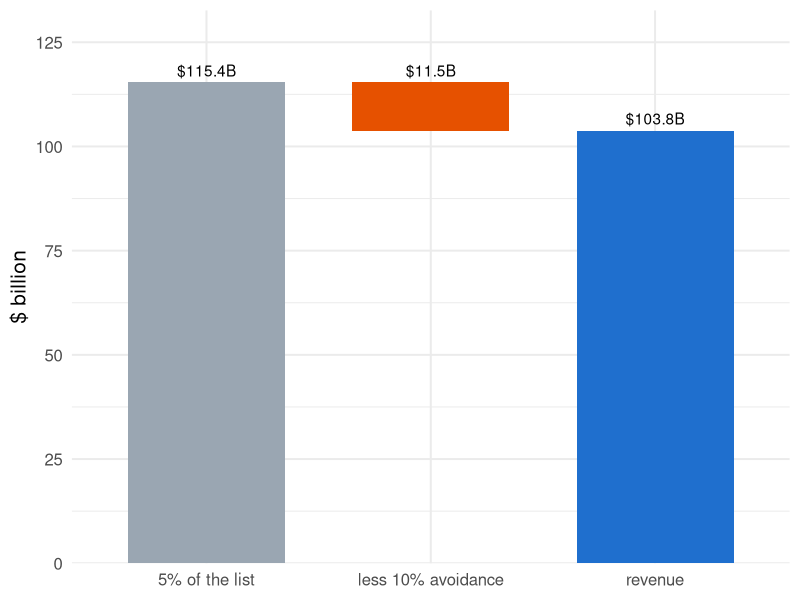
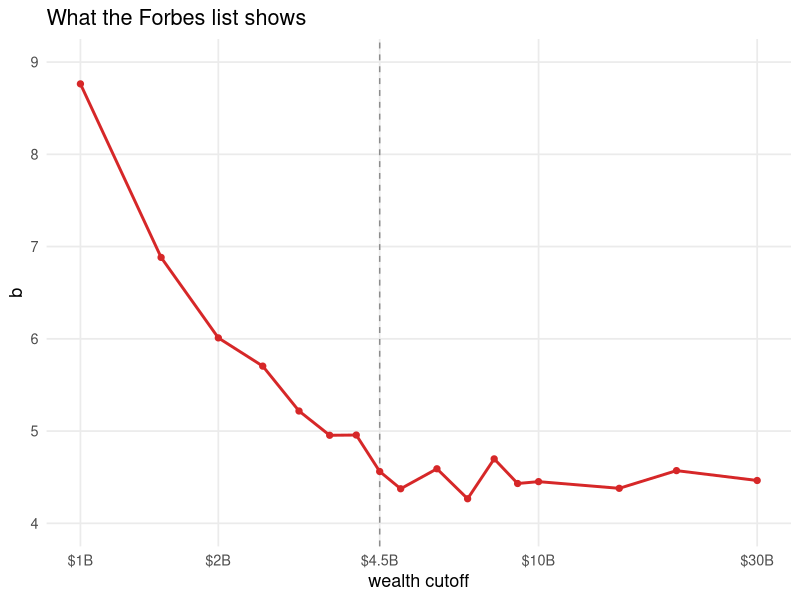
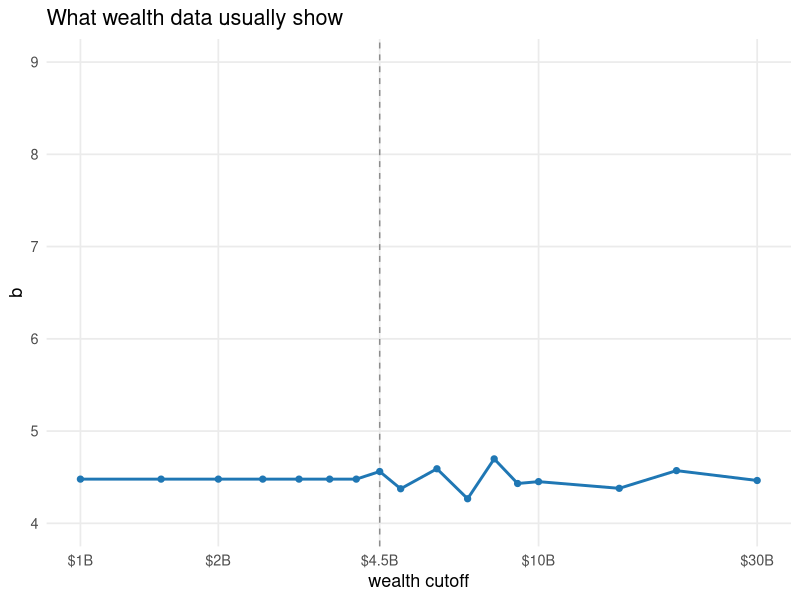
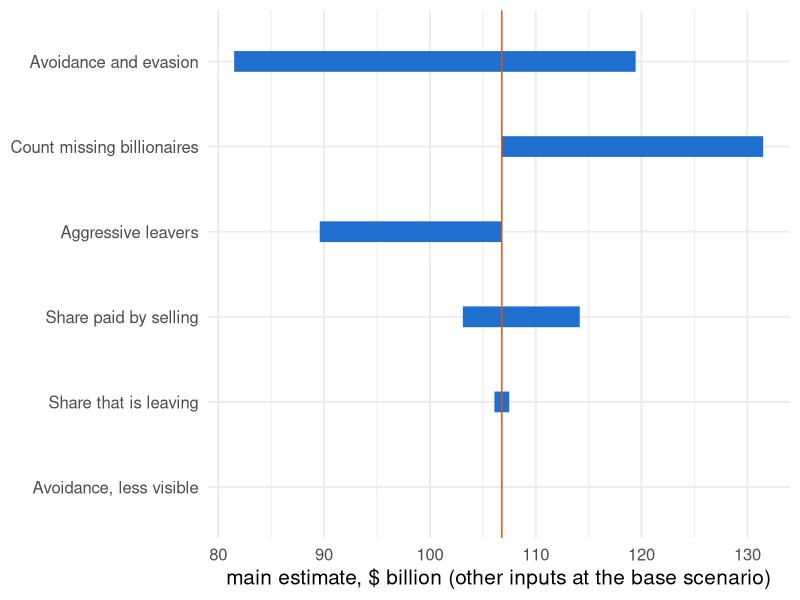

Generate these figures, in order, with R:
## ---- chunk 1
knitr::opts_chunk$set(
  echo = FALSE, fig.align = "center",
  fig.width = 10, fig.height = 4.2, dpi = 150,
  message = FALSE, warning = FALSE
)
library(ggplot2)
theme_set(theme_minimal(base_size = 15))

# Every number in this deck is read from the CSVs the targets pipeline writes
# (bsz-analysis/_targets.R: site_tab5_csv, site_inputs_csv,
# site_grid_csv, site_leavers_csv). Nothing below is retyped.
t5  <- read.csv("../data/tab5.csv")
ins <- read.csv("../data/inputs.csv", stringsAsFactors = FALSE)
grd <- read.csv("../data/grid.csv")
lv  <- read.csv("../data/leavers.csv", stringsAsFactors = FALSE)
tst <- read.csv("../data/test-results.csv", stringsAsFactors = FALSE)
W0 <- t5$wealth[1]; n0 <- t5$n_billionaires[1]
C  <- -t5$annual_ca_inctax_loss[1] / 0.05
a  <- t5$avoidance_rate[1]; m <- 0.5   # alpha and the movers' share of it (inputs.csv)
stopifnot(abs(a - 0.10) < 1e-9, abs(-a * m * C - t5$annual_ca_inctax_loss[1]) < 1e-9)
pct <- function(x, d = 0) paste0(formatC(100 * x, format = "f", digits = d), "%")
par <- read.csv("../data/pareto.csv"); ps <- read.csv("../data/pareto-summary.csv")
a_s <- 0.20                       # avoidance for the added, less visible fortunes (inputs.csv)
dW  <- t5$wealth[2] - W0          # wealth row 2 adds to the 1 July base
add_tax <- 0.05 * (1 - a_s) * dW; phase <- 0.025 * ps$fraction_in_phasein * dW
stopifnot(abs(t5$wealth_tax_revenue[1] + add_tax - phase - t5$wealth_tax_revenue[2]) < 1e-6)
bn <- function(x, d = 1) formatC(x, format = "f", digits = d, big.mark = ",")
row1 <- with(grd, avoidance == 0.10 & mobility_share == 0.5 & avoidance_small == 0.2 &
                  abs(sell_share - 1/3) < 1e-9 & pareto == 0 & leavers == 0)
## ---- chunk 2
d <- data.frame(
  step = factor(c("5% of the list", "less 10% avoidance", "revenue"),
                levels = c("5% of the list", "less 10% avoidance", "revenue")),
  value = c(0.05 * W0, -(0.05 * W0 - t5$wealth_tax_revenue[1]), t5$wealth_tax_revenue[1]))
d$start <- c(0, 0.05 * W0, 0); d$end <- d$start + d$value
ggplot(d, aes(x = step, xmin = as.numeric(step) - 0.35, xmax = as.numeric(step) + 0.35,
              ymin = start, ymax = end, fill = step)) +
  geom_rect() +
  geom_text(aes(y = pmax(start, end), label = paste0("$", bn(abs(value)), "B")), vjust = -0.5) +
  scale_y_continuous(expand = expansion(mult = c(0, 0.15))) +
  scale_fill_manual(values = c("#9aa6b2", "#e65100", "#1f6fce"), guide = "none") +
  labs(x = NULL, y = "$ billion")
## ---- chunk 3
pfig <- function(y, col, ttl) {
  ggplot(data.frame(cut = par$threshold_b, b = y), aes(cut, b)) +
    geom_vline(xintercept = 4.5, linetype = "dashed", colour = "grey55") +
    geom_line(colour = col, linewidth = 1) + geom_point(colour = col, size = 1.8) +
    scale_x_log10(breaks = c(1, 2, 4.5, 10, 30), labels = function(x) paste0("$", x, "B")) +
    scale_y_continuous(limits = c(4, 9)) +
    labs(x = "wealth cutoff", y = "b", title = ttl) +
    theme_minimal(base_size = 13) + theme(panel.grid.minor = element_blank())
}
## ---- chunk 4
pfig(par$pareto_b_emp, "#d62728", "What the Forbes list shows")
## ---- chunk 5
pfig(par$pareto_b_proj, "#1f77b4", "What wealth data usually show")
## ---- chunk 6
x <- lv
x$name <- tools::toTitleCase(x$name)
x$timing <- ifelse(grepl("^pre", x$timing), "before 1 Jan", "later")
x$wealth <- bn(x$wealth)
x$annual_inctax_loss <- bn(x$annual_inctax_loss, 3)
names(x) <- c("Person", "Left", "Wealth $B", "Inc. tax lost $B/yr")
knitr::kable(x, format = "html", align = "llrr")
## ---- chunk 7
# Present value of the yearly loss over BSZ's 5-year horizon at one rate, 3%, the middle
# of the RJKDC report's 1.5%-4.5% range. The reconciliation page averages over that range
# instead (comparison/R/model.R); the two agree to within $0.01B, checked here.
ann <- function(r, H = 5) (1 - (1 + r)^(-H)) / r
f5  <- ann(0.03)
ls_ <- read.csv("../../../comparison/export/r/loss.csv")
loss <- -t5$annual_ca_inctax_loss
stopifnot(abs(loss[1] * f5 - ls_$pv_5yr[ls_$source_id == "bsz_row1"]) < 0.01,
          abs(loss[3] * f5 - ls_$pv_5yr[ls_$source_id == "bsz_row3"]) < 0.01)
lab <- c("Base", "Missing billionaires", "Leavers", "Missing + leavers")
d <- data.frame(
  Scenario = lab,
  wt = paste0("$", bn(t5$wealth_tax_revenue, 1), "B"),
  it = paste0("+$", bn(t5$extra_ca_inctax_sales, 2), "B"),
  l5 = paste0("&minus;$", bn(loss * f5, 2), "B"),
  tot = paste0("$", bn(t5$wealth_tax_revenue + t5$extra_ca_inctax_sales - loss * f5, 1), "B"))
en <- read.csv("../../../comparison/export/r/ends.csv")
stopifnot(abs(t5$wealth_tax_revenue[1] + t5$extra_ca_inctax_sales[1] - loss[1] * f5 -
              en$bsz_model[en$horizon_setting == "own" & en$output == "b"]) < 0.01)
d[1, ] <- paste0("<b>", d[1, ], "</b>")
d$tot[1] <- paste0('<span style="display:inline-block; background:#fff3e0; border:2px solid #e65100; ',
                   'padding:1px 6px; font-weight:700;">$', bn(t5$wealth_tax_revenue[1] + t5$extra_ca_inctax_sales[1] - loss[1] * f5, 1),
                   'B<br><span style="font-size:70%; color:#e65100;">MAIN ESTIMATE</span></span>')
knitr::kable(d, format = "html", escape = FALSE, align = "lrrrr",
  col.names = c("Scenario", "Wealth tax collected<br>(once)",
                "Extra income tax<br>from selling assets<br>(once)",
                "Income tax lost<br>(present value, 5 years)",
                "<b>Total</b>"))
## ---- chunk 8
keys <- c(avoidance = "Avoidance and evasion", mobility_share = "Share that is leaving",
          avoidance_small = "Avoidance, less visible", sell_share = "Share paid by selling",
          pareto = "Count missing billionaires", leavers = "Aggressive leavers")
# The main estimate: wealth tax + extra income tax - present value of the yearly income
# tax loss over 5 years at 3% (as on the bottom-line slide), for every cell of the grid.
pv5 <- (1 - 1.03^(-5)) / 0.03
grd$net <- grd$wealth_tax_revenue + grd$extra_ca_inctax_sales + grd$annual_ca_inctax_loss * pv5
base <- grd[row1, ]
stopifnot(abs(base$net - (t5$wealth_tax_revenue[1] + t5$extra_ca_inctax_sales[1] +
                          t5$annual_ca_inctax_loss[1] * pv5)) < 1e-9)
rows <- do.call(rbind, lapply(names(keys), function(k) {
  keep <- Reduce(`&`, lapply(setdiff(names(keys), k), function(o) abs(grd[[o]] - base[[o]]) < 1e-9))
  data.frame(input = keys[[k]], lo = min(grd$net[keep]), hi = max(grd$net[keep]))
}))
rows$input <- factor(rows$input, levels = rows$input[order(rows$hi - rows$lo)])
guess <- c("Avoidance and evasion", "Share that is leaving", "Avoidance, less visible",
           "Share paid by selling", "Aggressive leavers")   # origin labels: data/inputs.csv
movers <- as.character(rows$input[rows$hi - rows$lo > 1e-9 & rows$input %in% guess])
ggplot(rows, aes(y = input)) +
  geom_segment(aes(x = lo, xend = hi, yend = input), linewidth = 7, colour = "#1f6fce") +
  geom_vline(xintercept = base$net, colour = "#e65100") +
  labs(x = "main estimate, $ billion (other inputs at the base scenario)", y = NULL)
## ---- chunk 9
x <- par[par$threshold_b %in% c(10, 4.5, 3, 2, 1), ]
x <- x[order(-x$threshold_b), ]
knitr::kable(data.frame(
  Cutoff = paste0("$", x$threshold_b, "B"),
  People = x$n_above_threshold_emp,
  Wealth = bn(x$wealth_above_threshold, 0),
  Average = paste0("$", bn(x$wealth_above_threshold / x$n_above_threshold_emp, 2), "B"),
  b = bn(x$pareto_b_emp, 2)),
  format = "html", align = "lrrrr", table.attr = 'style="font-size:80%"',
  col.names = c("Cutoff", "People above it", "Their wealth, $B", "Average fortune", "b"))
## ---- chunk 10
y <- par[par$threshold_b %in% c(4.5, 2, 1), ]
y <- y[order(-y$threshold_b), ]
stopifnot(abs(par$n_above_threshold_emp[par$threshold_b == 4.5] * 4.5^ps$pareto_a - ps$total_count_proj) < 1e-6)
knitr::kable(data.frame(paste0("$", y$threshold_b, "B"), y$n_above_threshold_emp,
                        bn(y$n_above_threshold_proj, 0)),
  format = "html", align = "lrr", table.attr = 'style="font-size:85%"',
  col.names = c("Cutoff", "Forbes lists", "Pareto tail implies"))
